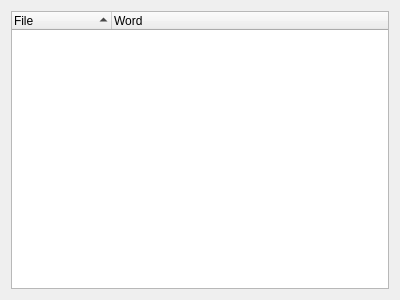
<?xml version="1.0" encoding="UTF-8"?>
<ui version="4.0">
 <class>CBookmarksEditor</class>
 <widget class="QDialog" name="CBookmarksEditor">
  <property name="geometry">
   <rect>
    <x>0</x>
    <y>0</y>
    <width>400</width>
    <height>300</height>
   </rect>
  </property>
  <property name="windowTitle">
   <string>Bookmarks</string>
  </property>
  <layout class="QVBoxLayout" name="verticalLayout">
   <item>
    <widget class="QTreeWidget" name="list">
     <property name="contextMenuPolicy">
      <enum>Qt::CustomContextMenu</enum>
     </property>
     <property name="editTriggers">
      <set>QAbstractItemView::NoEditTriggers</set>
     </property>
     <property name="selectionBehavior">
      <enum>QAbstractItemView::SelectRows</enum>
     </property>
     <property name="verticalScrollMode">
      <enum>QAbstractItemView::ScrollPerPixel</enum>
     </property>
     <property name="horizontalScrollMode">
      <enum>QAbstractItemView::ScrollPerPixel</enum>
     </property>
     <property name="sortingEnabled">
      <bool>true</bool>
     </property>
     <property name="columnCount">
      <number>2</number>
     </property>
     <attribute name="headerShowSortIndicator" stdset="0">
      <bool>true</bool>
     </attribute>
     <column>
      <property name="text">
       <string>File</string>
      </property>
     </column>
     <column>
      <property name="text">
       <string>Word</string>
      </property>
     </column>
    </widget>
   </item>
  </layout>
 </widget>
 <resources/>
 <connections/>
</ui>
